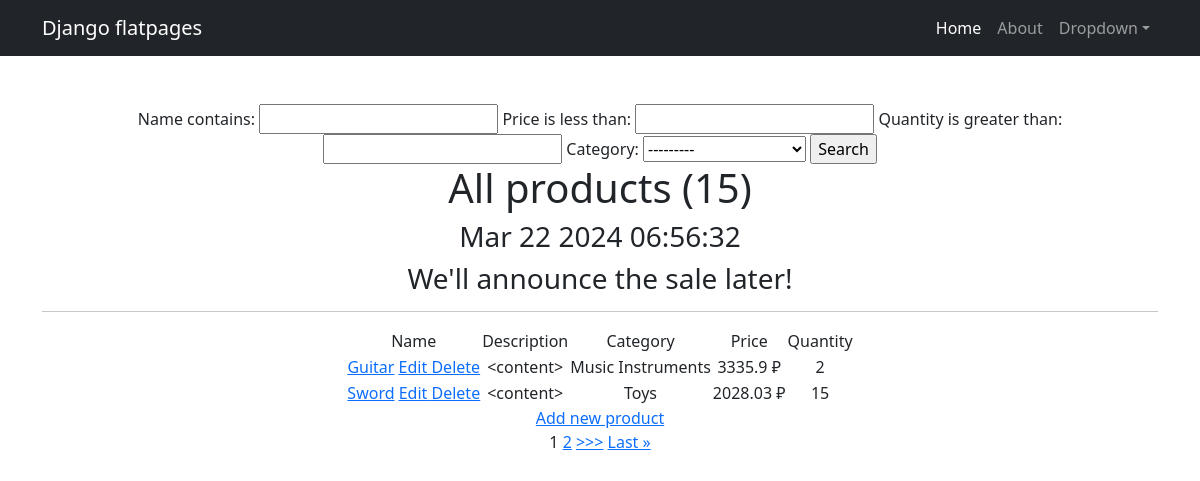
The app's page /products/, older data.
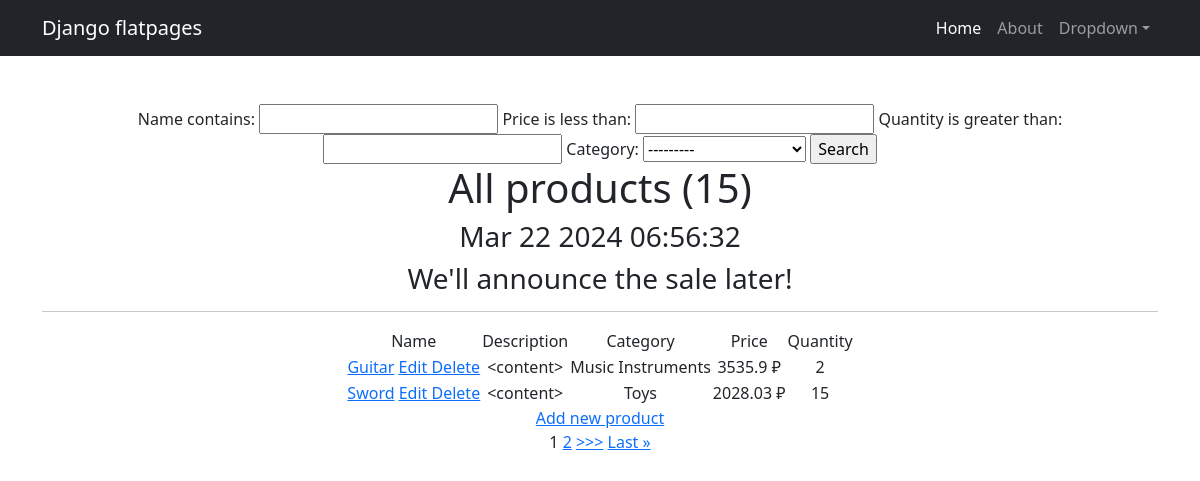
The same page, newer data.
### simpleapp/models.py (models this page shows, shortened)
class Product(models.Model):
    name = models.CharField(
        max_length=50,
        unique=True,  # названия товаров не должны повторяться
    )
    description = models.TextField(
    )
    quantity = models.IntegerField(
        validators=[MinValueValidator(0, 'Quantity should be >= 0')],  # количество не может быть меньше 0
    )
    category = models.ForeignKey(
        to='Category',
        on_delete=models.CASCADE,
        related_name='products',  # все продукты в категории будут доступны через поле products
    )
    price = models.FloatField(
        validators=[MinValueValidator(0.0)],
    )
    def __str__(self):
        return f'{self.name.title()}: {self.description[:20]} ({self.price})'

class Category(models.Model):
    name = models.CharField(max_length=100, unique=True)
    def __str__(self):
        return self.name.title()

### simpleapp/views.py (the view)
# urls.py: path('', ProductsList.as_view()),
class ProductsList(ListView):
    model = Product
    ordering = '-price'
    template_name = 'products.html'
    context_object_name = 'products'  # по умолчанию носит имя 'object_list' и 'form'(?)
    paginate_by = 2  # поставим постраничный вывод в два элемента
    def get_context_data(self, **kwargs):
        context = super().get_context_data(**kwargs)  # сначала переопределяем набор аргументов класса
        context['filter'] = ProductFilter(self.request.GET, queryset=self.get_queryset())
        try:
            context['parameter'] = context['filter'].data.urlencode()
        except AttributeError:
            pass
        context['time_now'] = datetime.now()
        context['next_sale'] = None
        pprint(context)  # вывод всего содержимого объекта (context) в консоль
        return context
    def get_queryset(self):
        queryset = super().get_queryset()
        return ProductFilter(self.request.GET, queryset=queryset).qs

### simpleapp/templatetags/custom_filters.py (called while the page is built)
@register.filter()
def currency(value, code='rub'):
    postfix = CURRENCIES_SYMBOLS[code]
    return f'{value} {postfix}'

### simpleapp/templatetags/custom_tags.py (called while the page is built)
@register.simple_tag()
def current_time(format_string='%b %d %Y'):
    return datetime.now().strftime(format_string)

### templates/products.html (shortened to what this page needs)
{% extends 'flatpages/default.html' %}
{% load custom_filters %}
{% load custom_tags %}
{% block content %}
   <form method="GET">
       {{ filter.form }}
       <input type="submit" value="Search">
   </form>
   <h1>All products ({{ paginator.count }})</h1>
   <h3>{% current_time '%b %d %Y %H:%M:%S' %}</h3>
   <h3> {{ next_sale|default_if_none:"We'll announce the sale later!" }} </h3>
   <hr>
   {% if products %}
       <table align="center">
           <tr>
               <td>Name</td>
               <td>Description</td>
               <td>Category</td>
               <td>Price</td>
               <td>Quantity</td>
           </tr>
           {% for product in products %}
           <tr>
               <td>
                   <a href="{% url 'product_detail' product.id %}">{{ product.name|title }}</a>
                   <a href="{% url 'product_update' product.id %}"><u> Edit </u></a>
                   <a href="{% url 'product_delete' product.id %}"><u> Delete </u></a>
               </td>
               <td>{{ product.description|truncatechars:15 }}</td>
               <td>{{ product.category.name|title }}</td>
               <td>{{ product.price|currency }}</td>
               <td>{{ product.quantity }}</td>
           </tr>
           {% endfor %}
       </table>
   {% else %}
       <h2>There are no products!</h2>
   {% endif %}
   <a href="{% url 'product_create' %}">Add new product</a><br>
    {% if is_paginated %}
        {% for num in page_obj.paginator.page_range %}
            {% if page_obj.number == num %}
                <a>{{ num }}</a>
            {% elif num > page_obj.number|add:'-2' and num < page_obj.number|add:'2' %}
                <a href="?page={{ num }}">{{ num }}</a>
            {% endif %}
        {% endfor %}
        {% if page_obj.has_next %}
            <a href="?page={{ page_obj.next_page_number }}">>>></a>
            <a href="?page={{ page_obj.paginator.num_pages }}">Last &raquo;</a>
        {% endif %}
    {% endif %}
{% endblock content %}

### templates/flatpages/default.html (shortened to what this page needs)
<!DOCTYPE html>
{% load cache %}
<html lang="en">
    {% cache 30 header %}
        <head>
            {% load static %}
            <link href="{% static 'css/styles.css' %}" rel="stylesheet" />
        </head>
    {% endcache %}
    <body>
        <nav class="navbar navbar-expand-lg navbar-dark bg-dark">
            <div class="container">
                <a class="navbar-brand" href="#">Django flatpages</a>
                <div class="collapse navbar-collapse" id="navbarSupportedContent">
                    <ul class="navbar-nav ms-auto mb-2 mb-lg-0">
                        <li class="nav-item"><a class="nav-link active" aria-current="page" href="/products/">Home</a></li>
                        <li class="nav-item"><a class="nav-link" href="/about/">About</a></li>
                        <li class="nav-item dropdown">
                            <a class="nav-link dropdown-toggle" id="navbarDropdown" href="#" role="button" data-bs-toggle="dropdown" aria-expanded="false">Dropdown</a>
                        </li>
                    </ul>
                </div>
            </div>
        </nav>
        <div class="container">
                <div class="text-center mt-5">
                    {% block content %}{% endblock content %}
                </div>
        </div>
    </body>
</html>

Row changes from the older to the newer data that the page shows:
changed Product "Guitar": price "3335.9 ₽" → "3535.9 ₽"
